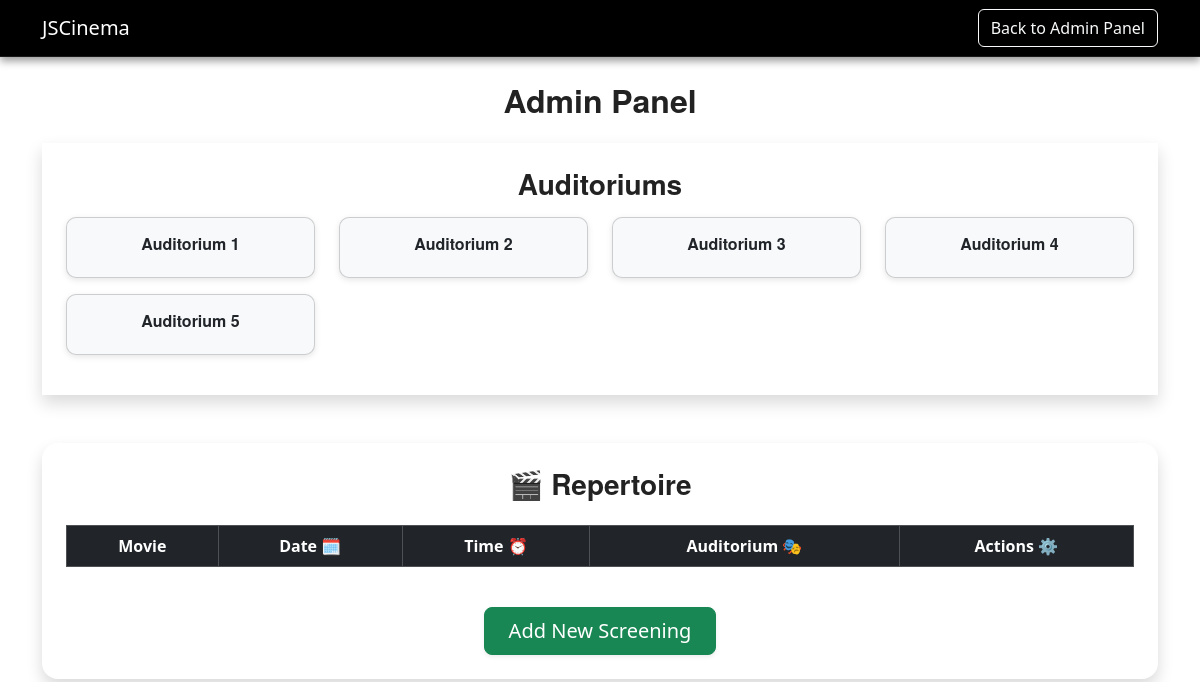
/auditorium_repertuar.php (signed in), run on an earlier commit of the app's database.
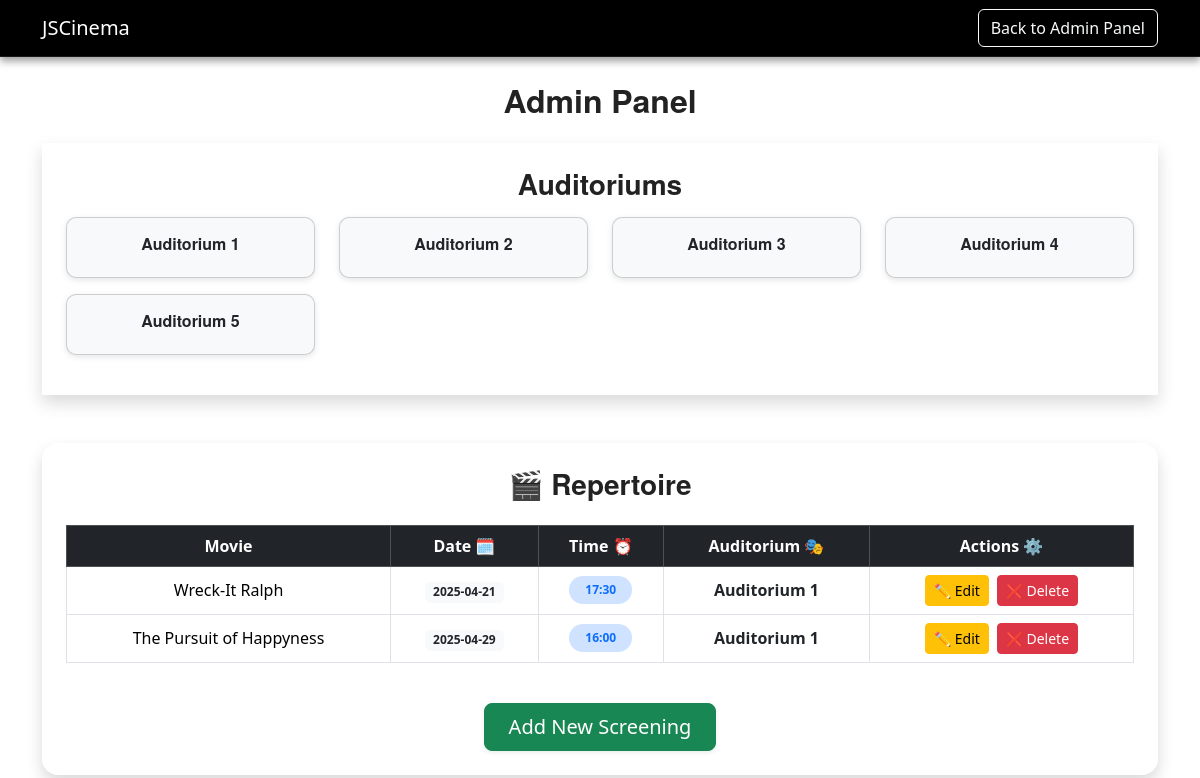
And on a later commit of the database.
### tables this page shows
CREATE TABLE `auditoriums` (
  `id` int(11) NOT NULL,
  `name` varchar(100) NOT NULL,
  `total_seats` int(11) NOT NULL,
  `created_at` timestamp NOT NULL DEFAULT current_timestamp()
);

CREATE TABLE `screenings` (
  `id` int(11) NOT NULL,
  `movie_id` int(11) NOT NULL,
  `screening_date` date NOT NULL,
  `start_time` time NOT NULL,
  `auditorium_id` int(11) DEFAULT NULL
);

CREATE TABLE `movies` (
  `id` int(11) NOT NULL,
  `name` varchar(255) NOT NULL,
  `description` text DEFAULT NULL,
  `stars` decimal(3,1) DEFAULT NULL CHECK (`stars` between 0 and 10),
  `author` varchar(255) DEFAULT NULL,
  `video` varchar(255) DEFAULT NULL,
  `movie_duration` int(11) DEFAULT NULL CHECK (`movie_duration` > 0),
  `plays` text DEFAULT NULL,
  `status` varchar(255) DEFAULT NULL,
  `coming_date` date DEFAULT NULL,
  `end_date` date DEFAULT NULL,
  `created_at` timestamp NOT NULL DEFAULT current_timestamp(),
  `updated_at` timestamp NOT NULL DEFAULT current_timestamp() ON UPDATE current_timestamp()
);

### auditorium_repertuar.php (the view, shortened to what this page needs)
<?php
require 'db_connection.php';
$auditoriums = $conn->query("SELECT id, name FROM auditoriums");
$screenings = $conn->query("
    SELECT s.id, m.name AS movie_name, s.screening_date, s.start_time, a.name AS auditorium
    FROM screenings s
    JOIN movies m ON s.movie_id = m.id
    JOIN auditoriums a ON s.auditorium_id = a.id
    WHERE s.screening_date >= CURDATE()
    ORDER BY s.screening_date, s.start_time
");
?>
<!DOCTYPE html>
<html lang="en">
<head>
    <link href="https://cdn.jsdelivr.net/npm/bootstrap@5.3.3/dist/css/bootstrap.min.css" rel="stylesheet">
    <link rel="stylesheet" href="style.css">
</head>
<body>
<nav class="navbar navbar-expand-lg navbar-dark bg-dark">
    <div class="container">
        <a class="navbar-brand" href="index.php">JSCinema</a>
        <a href="profile.php" class="btn btn-outline-light">Back to Admin Panel</a>
    </div>
</nav>
<div class="container mt-4">
    <h2 class="text-center mb-4">Admin Panel</h2>
    <div class="card-auditorium-admin shadow p-4 mb-5">
        <h3 class="text-center mb-3">Auditoriums</h3>
        <div class="row">
            <?php while ($row = $auditoriums->fetch_assoc()): ?>
                <div class="col-md-3 mb-3">
                    <a href="auditorium.php?id=<?= $row['id']; ?>" class="card auditorium-card text-decoration-none">
                        <div class="card-body">
                            <h5 class="card-title"><?php echo htmlspecialchars($row['name']); ?></h5>
                        </div>
                    </a>
                </div>
            <?php endwhile; ?>
        </div>
    </div>
    <div class="card-repertoires-admin shadow p-4 rounded-4">
        <h3 class="text-center mb-4">
            🎬 <span class="fw-bold">Repertoire</span>
        </h3>
        <div class="table-responsive">
            <table class="table table-bordered table-hover align-middle text-center">
                <thead class="table-dark">
                <tr>
                    <th>Movie</th>
                    <th>Date 🗓️</th>
                    <th>Time ⏰</th>
                    <th>Auditorium 🎭</th>
                    <th>Actions ⚙️</th>
                </tr>
                </thead>
                <tbody>
                <?php while ($row = $screenings->fetch_assoc()): ?>
                    <tr>
                        <td><?= htmlspecialchars($row['movie_name']); ?></td>
                        <td><span class="badge bg-light text-dark"><?= $row['screening_date']; ?></span></td>
                        <td><span class="badge bg-primary-subtle text-primary px-3 py-2 rounded-pill"><?= substr($row['start_time'], 0, 5); ?></span></td>
                        <td><span class="text-dark fw-semibold"><?= htmlspecialchars($row['auditorium']); ?></span></td>
                        <td>
                            <div class="d-flex justify-content-center gap-2">
                                <a href="edit_screening.php?id=<?= $row['id']; ?>" class="btn btn-warning btn-sm">
                                    ✏️ Edit
                                </a>
                                <a href="delete_screening.php?id=<?= $row['id']; ?>" class="btn btn-danger btn-sm" onclick="return confirm('Are you sure you want to delete this screening?');">
                                    ❌ Delete
                                </a>
                            </div>
                        </td>
                    </tr>
                <?php endwhile; ?>
                </tbody>
            </table>
        </div>
        <div class="text-center mt-4">
            <a href="add_screening.php" class="btn btn-success btn-lg px-4 shadow-sm">
                 Add New Screening
            </a>
        </div>
    </div>
</body>
</html>

What changed in the data, as far as the page shows it:
added screenings: movie.name "Wreck-It Ralph", screening_date "2025-04-21", start_time "17:30", auditorium.name "Auditorium 1"
added screenings: movie.name "The Pursuit of Happyness", screening_date "2025-04-29", start_time "16:00", auditorium.name "Auditorium 1"
